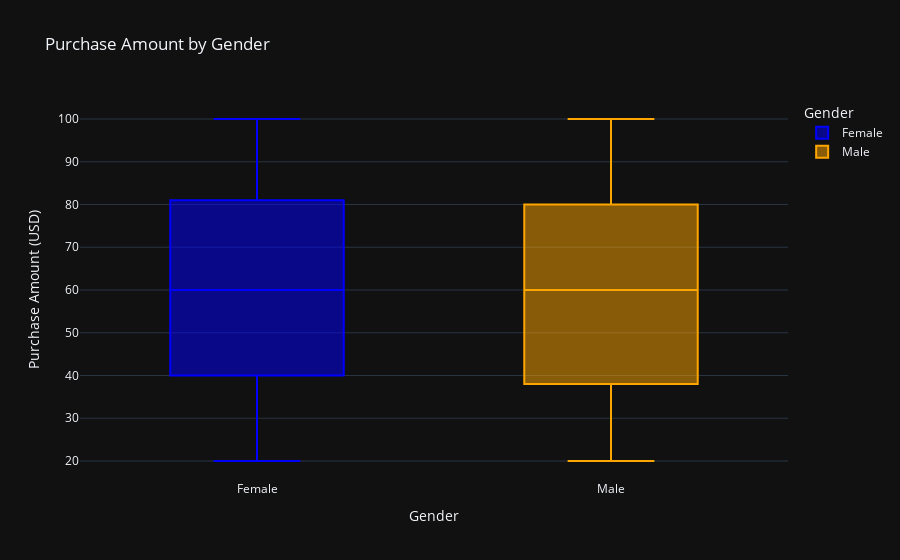

The notebook cell saved with this chart:
### Markdown cell above
### Purchase Amount by Gender

### Code cell
# Box plot for Purchase Amount by Gender
fig = px.box(
    data,
    x='Gender',
    y='Purchase Amount (USD)',
    title="Purchase Amount by Gender",
    template='plotly_dark',
    color='Gender',
    color_discrete_sequence=['blue', 'orange']
)
fig.update_layout(
    xaxis_title="Gender",
    yaxis_title="Purchase Amount (USD)"
)
fig.show()

### Figure 1 — Plotly figure (JSON) as saved in the notebook; plotly's stock layout.template omitted (floating-point values rounded to 4 significant figures; data arrays with more than 128 entries replaced by an {"elided": "..."} marker saying what was removed)
{"data": [{"alignmentgroup": "True", "hovertemplate": "Gender=%{x}<br>Purchase Amount (USD)=%{y}<extra></extra>", "legendgroup": "Female", "marker": {"color": "blue"}, "name": "Female", "notched": false, "offsetgroup": "Female", "orientation": "v", "showlegend": true, "type": "box", "x": {"elided": "1248 str values"}, "x0": " ", "xaxis": "x", "y": {"elided": "1248 int values"}, "y0": " ", "yaxis": "y"}, {"alignmentgroup": "True", "hovertemplate": "Gender=%{x}<br>Purchase Amount (USD)=%{y}<extra></extra>", "legendgroup": "Male", "marker": {"color": "orange"}, "name": "Male", "notched": false, "offsetgroup": "Male", "orientation": "v", "showlegend": true, "type": "box", "x": {"elided": "2652 str values"}, "x0": " ", "xaxis": "x", "y": {"elided": "2652 int values"}, "y0": " ", "yaxis": "y"}], "layout": {"autosize": true, "boxmode": "overlay", "legend": {"title": {"text": "Gender"}, "tracegroupgap": 0}, "title": {"text": "Purchase Amount by Gender"}, "xaxis": {"anchor": "y", "autorange": true, "categoryarray": ["Female", "Male"], "categoryorder": "array", "domain": [0, 1], "range": [-0.5, 1.5], "title": {"text": "Gender"}, "type": "category"}, "yaxis": {"anchor": "x", "autorange": true, "domain": [0, 1], "range": [15.56, 104.4], "title": {"text": "Purchase Amount (USD)"}, "type": "linear"}}}
